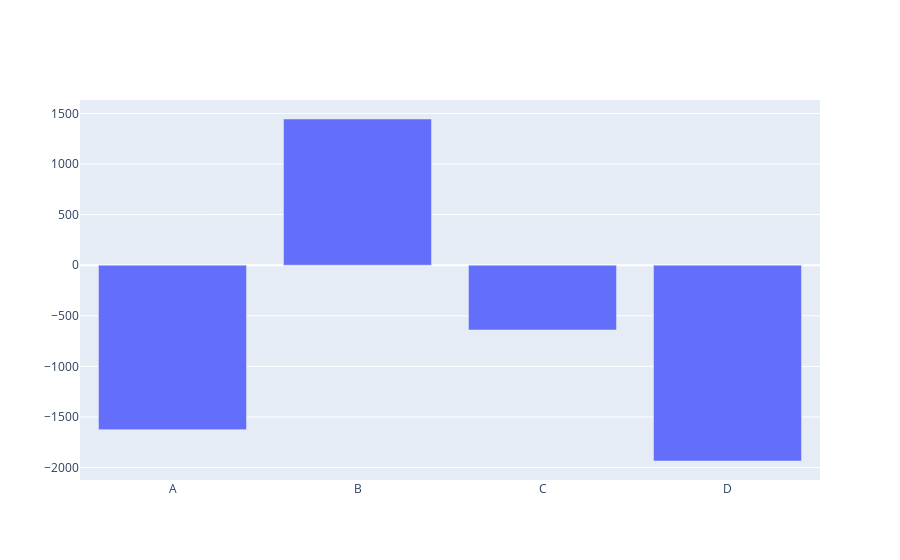

Write notebook code for a chart like this one.
### Code cell
suma = df.sum()
fig = go.Figure(data=[go.Bar(x=suma.index, y=suma.values)])

iplot(fig)

### Figure 1 — Plotly figure (JSON) as saved in the notebook; plotly's stock layout.template omitted (floating-point values rounded to 4 significant figures)
{"data": [{"x": ["A", "B", "C", "D"], "y": [-1625, 1445, -640, -1935], "type": "bar"}], "layout": {}}
